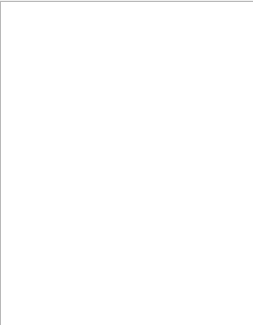
<?xml version="1.0" encoding="UTF-8"?>
<ui version="4.0">
 <class>Like_listwidget</class>
 <widget class="QWidget" name="Like_listwidget">
  <property name="geometry">
   <rect>
    <x>0</x>
    <y>0</y>
    <width>253</width>
    <height>325</height>
   </rect>
  </property>
  <property name="windowTitle">
   <string>Form</string>
  </property>
  <widget class="QListWidget" name="listWidget">
   <property name="geometry">
    <rect>
     <x>0</x>
     <y>1</y>
     <width>256</width>
     <height>331</height>
    </rect>
   </property>
  </widget>
 </widget>
 <resources/>
 <connections/>
</ui>
